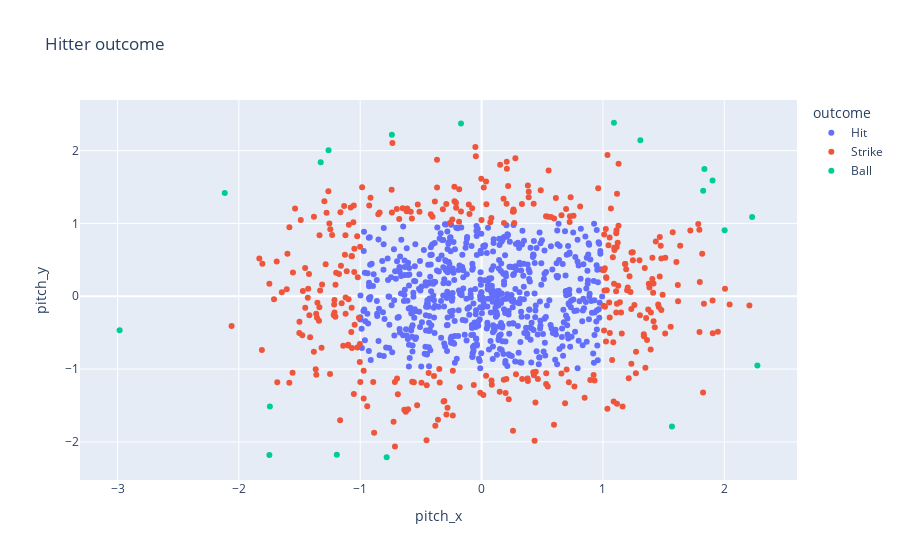

Write notebook code for a chart like this one.
### Code cell
pitch_data.show_scatter("pitch_x", "pitch_y", "Hitter outcome", color='outcome')

### Figure 1 — Plotly figure (JSON) as saved in the notebook; plotly's stock layout.template omitted (floating-point values rounded to 4 significant figures; data arrays with more than 128 entries replaced by an {"elided": "..."} marker saying what was removed)
{"data": [{"hovertemplate": "outcome=Hit<br>pitch_x=%{x}<br>pitch_y=%{y}<extra></extra>", "legendgroup": "Hit", "marker": {"color": "#636efa", "symbol": "circle"}, "mode": "markers", "name": "Hit", "orientation": "v", "showlegend": true, "type": "scatter", "x": {"elided": "635 float values"}, "xaxis": "x", "y": {"elided": "635 float values"}, "yaxis": "y"}, {"hovertemplate": "outcome=Strike<br>pitch_x=%{x}<br>pitch_y=%{y}<extra></extra>", "legendgroup": "Strike", "marker": {"color": "#EF553B", "symbol": "circle"}, "mode": "markers", "name": "Strike", "orientation": "v", "showlegend": true, "type": "scatter", "x": {"elided": "346 float values"}, "xaxis": "x", "y": {"elided": "346 float values"}, "yaxis": "y"}, {"hovertemplate": "outcome=Ball<br>pitch_x=%{x}<br>pitch_y=%{y}<extra></extra>", "legendgroup": "Ball", "marker": {"color": "#00cc96", "symbol": "circle"}, "mode": "markers", "name": "Ball", "orientation": "v", "showlegend": true, "type": "scatter", "x": [-2.117, 1.09, 1.826, 1.836, 2.273, -1.749, 2.229, 1.568, 1.903, -1.744, 2.003, -0.7823, -0.7392, -2.983, -1.193, -0.1694, -1.261, -1.326, 1.308], "xaxis": "x", "y": [1.419, 2.384, 1.45, 1.75, -0.9523, -2.18, 1.088, -1.788, 1.59, -1.512, 0.9054, -2.211, 2.22, -0.466, -2.175, 2.374, 2.005, 1.842, 2.144], "yaxis": "y"}], "layout": {"legend": {"title": {"text": "outcome"}, "tracegroupgap": 0}, "title": {"text": "Hitter outcome"}, "xaxis": {"anchor": "y", "domain": [0, 1], "title": {"text": "pitch_x"}}, "yaxis": {"anchor": "x", "domain": [0, 1], "title": {"text": "pitch_y"}}}}
